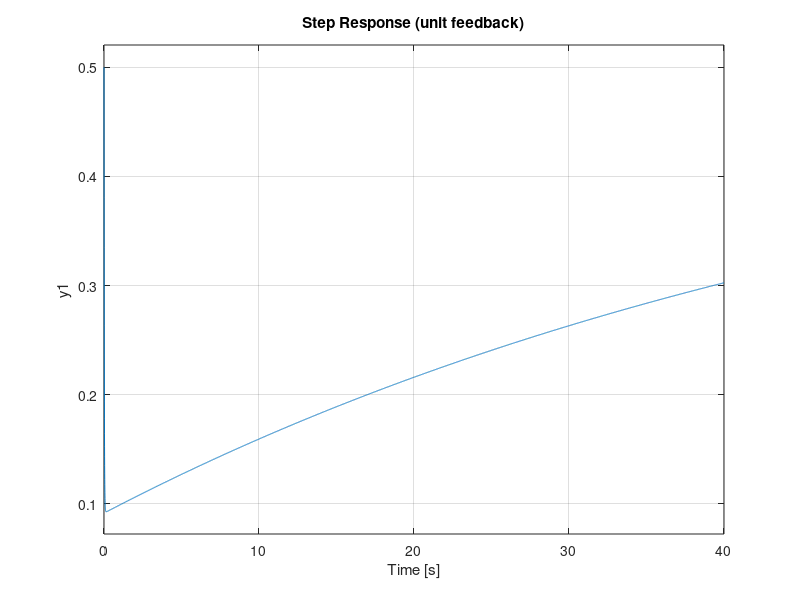

The MATLAB source for this figure:
%% lag_lead_compensator.m
% Combines lag (accuracy) and lead (speed) effects

clear; close all; clc;
s = tf('s');

% Example lag-lead: C(s) = [(s+0.1)/(s+0.01)] * [(s+10)/(s+100)]
C = ((s + 0.1)/(s + 0.01)) * ((s + 10)/(s + 100));

figure('Name','Lag-Lead Compensator');
subplot(1,2,1);
bode(C); grid on;
title('Bode Plot - Lag–Lead Compensator');

subplot(1,2,2);
step(C/(1+C)); grid on;
title('Step Response (unit feedback)');

disp('Lag–Lead Compensator: combines speed of lead and accuracy of lag for balanced performance.');
